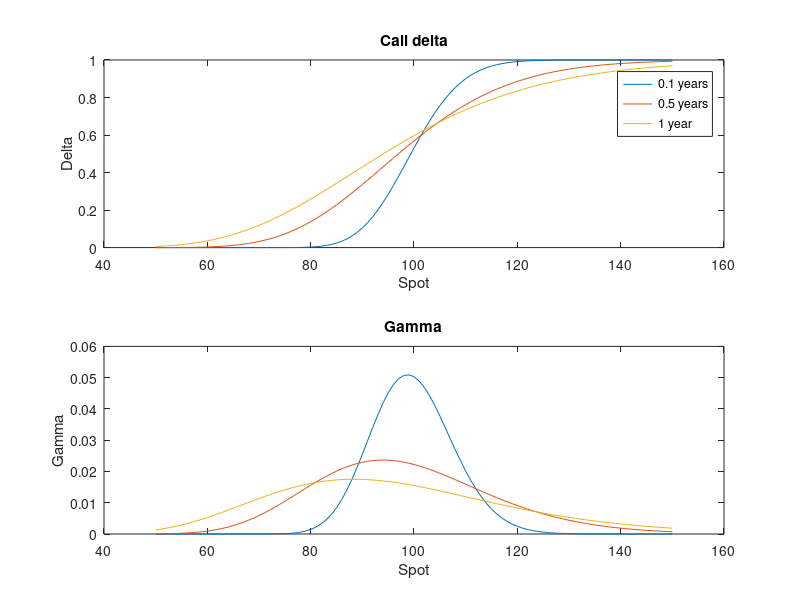

MATLAB code to generate this figure:
% Delta and gamma from the Black-Scholes formulas, checked against blsprice
K = 100;  r = 0.03;  sigma = 0.25;
S = (50:1:150)';
T = [0.1 0.5 1];

d1 = (log(S / K) + (r + sigma^2/2) * T) ./ (sigma * sqrt(T));
delta = normcdf(d1);
gamma = normpdf(d1) ./ (S * sigma .* sqrt(T));

subplot(2, 1, 1);
plot(S, delta);
title('Call delta');
xlabel('Spot');
ylabel('Delta');
legend('0.1 years', '0.5 years', '1 year');
subplot(2, 1, 2);
plot(S, gamma);
title('Gamma');
xlabel('Spot');
ylabel('Gamma');

h = 0.01;
fd = (blsprice(100 + h, K, r, 1, sigma) - blsprice(100 - h, K, r, 1, sigma)) / (2*h);
fprintf('Delta at the money, one year: %.4f (from blsprice: %.4f)\n', delta(S == 100, 3), fd);
fprintf('Gamma at the money, 0.1 years: %.4f\n', gamma(S == 100, 1));
